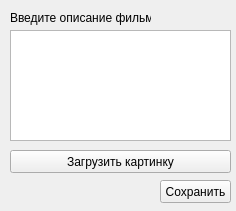
<?xml version="1.0" encoding="UTF-8"?>
<ui version="4.0">
 <class>Form</class>
 <widget class="QWidget" name="Form">
  <property name="geometry">
   <rect>
    <x>0</x>
    <y>0</y>
    <width>236</width>
    <height>211</height>
   </rect>
  </property>
  <property name="windowTitle">
   <string>Form</string>
  </property>
  <widget class="QLabel" name="label">
   <property name="geometry">
    <rect>
     <x>10</x>
     <y>10</y>
     <width>141</width>
     <height>16</height>
    </rect>
   </property>
   <property name="text">
    <string>Введите описание фильма:</string>
   </property>
  </widget>
  <widget class="QPlainTextEdit" name="description_edit">
   <property name="geometry">
    <rect>
     <x>10</x>
     <y>30</y>
     <width>221</width>
     <height>111</height>
    </rect>
   </property>
  </widget>
  <widget class="QPushButton" name="load_img_button">
   <property name="geometry">
    <rect>
     <x>10</x>
     <y>150</y>
     <width>221</width>
     <height>23</height>
    </rect>
   </property>
   <property name="text">
    <string>Загрузить картинку</string>
   </property>
  </widget>
  <widget class="QPushButton" name="save_button">
   <property name="geometry">
    <rect>
     <x>160</x>
     <y>180</y>
     <width>71</width>
     <height>23</height>
    </rect>
   </property>
   <property name="text">
    <string>Сохранить</string>
   </property>
  </widget>
  <widget class="QLabel" name="feedback_label">
   <property name="geometry">
    <rect>
     <x>10</x>
     <y>180</y>
     <width>151</width>
     <height>21</height>
    </rect>
   </property>
   <property name="text">
    <string/>
   </property>
  </widget>
 </widget>
 <resources/>
 <connections/>
</ui>
